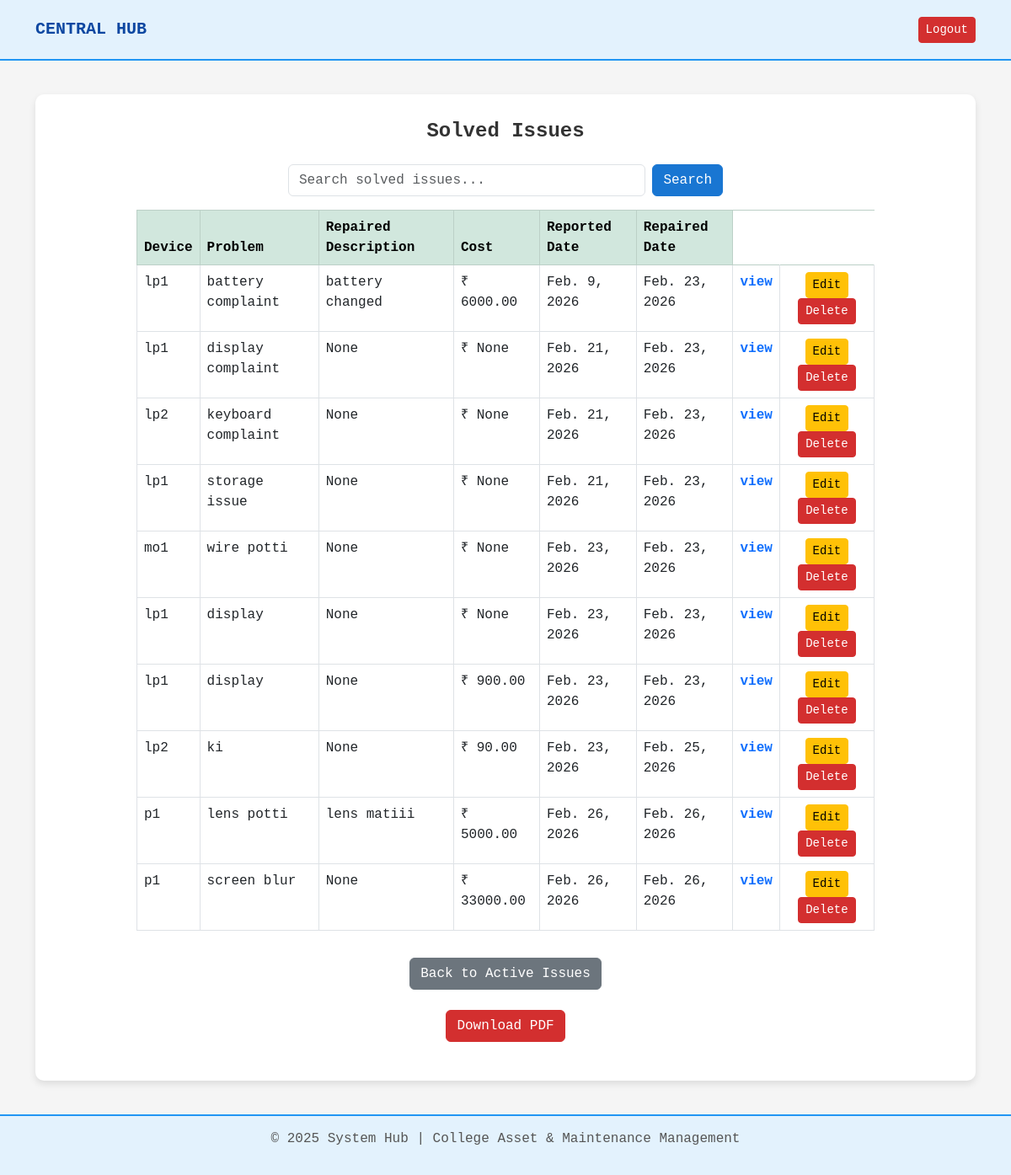
Page /issues/solved/ (signed in) on the committed database.
### core/models.py (models this page shows, shortened)
class DeviceIssues(models.Model):
    issue_id = models.AutoField(primary_key=True)
    device = models.ForeignKey(
        'Device',
        on_delete=models.CASCADE,
        related_name="issues"
    )
    reported_by = models.ForeignKey(
        settings.AUTH_USER_MODEL,
        on_delete=models.SET_NULL,
        null=True,
        related_name="reported_device_issues"
    )
    issue_description = models.TextField()
    report_date = models.DateField(auto_now_add=True)
    repaired_date = models.DateField(null=True, blank=True)
    repaired_by = models.ForeignKey(
        settings.AUTH_USER_MODEL,
        on_delete=models.SET_NULL,
        null=True,
        blank=True,
        related_name="repaired_device_issues"
    )
    repaired_description = models.TextField(null=True, blank=True)
    precautions = models.TextField(null=True, blank=True)
    cost = models.DecimalField(
        max_digits=10,
        decimal_places=2,
        null=True,
        blank=True
    )
    STATUS_CHOICES = [
        ('Pending', 'Pending'),
        ('In Progress', 'In Progress'),
        ('Solved', 'Solved'),
    ]
    status = models.CharField(
        max_length=20,
        choices=STATUS_CHOICES,
        default='Pending'
    )

class Device(models.Model):
    STATUS_CHOICES = [
        ('Working', 'Working'),
        ('Reported', 'Reported'),
    ]
    device_id = models.AutoField(primary_key=True)
    device_type = models.ForeignKey(DeviceType, on_delete=models.SET_NULL, null=True)
    label_no = models.CharField(max_length=50, unique=True)
    device_model = models.CharField(max_length=100)
    device_brand = models.CharField(max_length=100)
    device_cost = models.DecimalField(max_digits=10, decimal_places=2)
    manufactured_year = models.PositiveIntegerField()
    purchased_date = models.DateField()
    status = models.CharField(
        max_length=20,
        choices=STATUS_CHOICES,
        default='Working'
    )
    device_image = models.ImageField(upload_to='devices/', null=True, blank=True)
    department = models.ForeignKey(Department, on_delete=models.SET_NULL, null=True, blank=True)
    block_number = models.CharField(max_length=50, null=True, blank=True)
    floor_number = models.CharField(max_length=20, null=True, blank=True)
    room_number = models.CharField(max_length=20, null=True, blank=True)

### core/views.py (the view)
# urls.py: path('issues/solved/', views.solved_issue_list, name='solved_issue_list'),
@login_required
def solved_issue_list(request):
    user = request.user
    if not user.designation:
        issues = DeviceIssues.objects.none()
    else:
        user_role = user.designation.designation.strip().lower()
        if user_role == "principal":
            issues = DeviceIssues.objects.filter(status="Solved")
        else:
            issues = DeviceIssues.objects.filter(
                status="Solved",
                device__department=user.department
            )
    search_query = request.GET.get("search")
    if search_query:
        issues = issues.filter(
            Q(issue_description__icontains=search_query) |
            Q(device__label_no__icontains=search_query)
        )
    return render(request, "solved_issue_list.html", {
        "issues": issues,
    })

### templates/solved_issue_list.html (shortened to what this page needs)
{% extends 'base.html' %}
{% block content %}
<h4 class="fw-bold mb-4 text-center">Solved Issues</h4>
<div class="row justify-content-center mb-3">
    <div class="col-md-6">
        <form method="GET" class="d-flex gap-2">
            <input type="text"
                   name="search"
                   class="form-control"
                   placeholder="Search solved issues..."
                   value="{{ request.GET.search }}">
            <button type="submit" class="btn btn-primary">
                Search
            </button>
        </form>
    </div>
</div>
<div class="row justify-content-center">
    <div class="col-md-10">
        {% if issues %}
        <div class="table-responsive">
            <table class="table table-bordered table-hover">
                <thead class="table-success">
                    <tr>
                        <th>Device</th>
                        <th>Problem</th>
                        <th>Repaired Description</th>
                        <th>Cost</th>
                        <th>Reported Date</th>
                        <th>Repaired Date</th>
                    </tr>
                </thead>
                <tbody>
                    {% for issue in issues %}
                    <tr>
                        <td>{{ issue.device.label_no }}</td>
                        <td>{{ issue.issue_description }}</td>
                        <td>{{ issue.repaired_description }}</td>
                        <td>₹ {{ issue.cost }}</td>
                        <td>{{ issue.report_date }}</td>
                        <td>{{ issue.repaired_date }}</td>
                        <td>
                            <a href="{% url 'solved_issue_detail' issue.issue_id %}"
                               class="text-decoration-none fw-semibold">
                                view
                            </a>
                        </td>
                        <td class="text-center">
                            <a href="{% url 'edit_solved_issue' issue.issue_id %}"
                               class="btn btn-warning btn-sm">
                                Edit
                            </a>
                            <form method="POST"
                                  action="{% url 'delete_solved_issue' issue.issue_id %}"
                                  style="display:inline;">
                                <button type="submit"
                                        class="btn btn-danger btn-sm"
                                        onclick="return confirm('Are you sure you want to delete this solved issue?');">
                                    Delete
                                </button>
                            </form>
                        </td>
                    </tr>
                    {% endfor %}
                </tbody>
            </table>
        </div>
        {% else %}
        <div class="alert alert-info text-center">
            No solved issues found.
        </div>
        {% endif %}
        <div class="text-center mt-3">
            <a href="{% url 'issue_list' %}" class="btn btn-secondary">
                Back to Active Issues
            </a>
        </div>
        <br>
        <div class="text-center mb-3">
            <a href="{% url 'download_solved_issue_list_pdf' %}?search={{ request.GET.search }}"
               class="btn btn-danger">
                Download PDF
            </a>
        </div>
    </div>
</div>
{% endblock %}

### templates/base.html (style rules this page uses)
body { background-color: #F5F5F5; color: #333; font-family: 'Courier New', monospace; min-height: 100vh; display: flex; flex-direction: column; }
.btn-primary { background-color: #1976D2; border-color: #1976D2; }
.btn-danger { background-color: #D32F2F; border-color: #D32F2F; }

### rows in the picture
DeviceIssues: device.label_no "lp1", issue_description "battery complaint", repaired_description "battery changed", cost "6000.00", report_date "Feb. 9, 2026", repaired_date "Feb. 23, 2026"
DeviceIssues: device.label_no "lp1", issue_description "display complaint", repaired_description "None", cost "None", report_date "Feb. 21, 2026", repaired_date "Feb. 23, 2026"
DeviceIssues: device.label_no "lp2", issue_description "keyboard complaint", repaired_description "None", cost "None", report_date "Feb. 21, 2026", repaired_date "Feb. 23, 2026"
DeviceIssues: device.label_no "lp1", issue_description "storage issue", repaired_description "None", cost "None", report_date "Feb. 21, 2026", repaired_date "Feb. 23, 2026"
DeviceIssues: device.label_no "mo1", issue_description "wire potti", repaired_description "None", cost "None", report_date "Feb. 23, 2026", repaired_date "Feb. 23, 2026"
DeviceIssues: device.label_no "lp1", issue_description "display", repaired_description "None", cost "None", report_date "Feb. 23, 2026", repaired_date "Feb. 23, 2026"
DeviceIssues: device.label_no "lp1", issue_description "display", repaired_description "None", cost "900.00", report_date "Feb. 23, 2026", repaired_date "Feb. 23, 2026"
DeviceIssues: device.label_no "lp2", issue_description "ki", repaired_description "None", cost "90.00", report_date "Feb. 23, 2026", repaired_date "Feb. 25, 2026"
DeviceIssues: device.label_no "p1", issue_description "lens potti", repaired_description "lens matiii", cost "5000.00", report_date "Feb. 26, 2026", repaired_date "Feb. 26, 2026"
DeviceIssues: device.label_no "p1", issue_description "screen blur", repaired_description "None", cost "33000.00", report_date "Feb. 26, 2026", repaired_date "Feb. 26, 2026"
